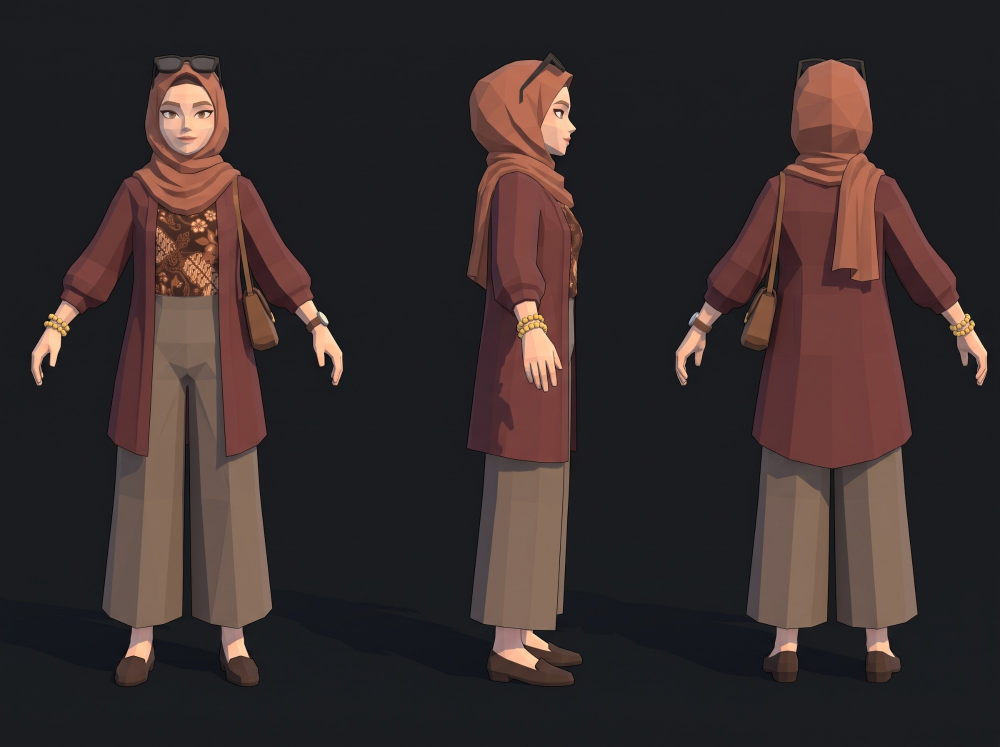
#> input picture assets-src/blender/karakter/sumber/preset/ref-cardigan_hijab.jpg, 2000 x 1493 px (shown at 1/2 size); its folder holds only this picture in this run
$ python skor_rujukan.py out.png
#> lines starting #> are read from the running program, lines starting #| are printed output that depends on the picture; after the words box and inside, x2 and y2 are one past the last pixel; in counts of white or black regions, pixels touching at a corner belong together
### assets-src/blender/karakter/karakter_ref.py
"""
Analisis lembar rujukan karakter (3 tampak berjajar: depan | samping kanan karakter, menghadap kanan | belakang)
untuk alur "rujukan → model": Python sistem (numpy, scipy, PIL); hasilnya dibaca karakter_preset.py di Blender.

Keluaran per lembar (di sebelah gambar):
  <nama>.json  kalibrasi tiap tampak (skala meter/piksel, baris telapak, kolom pusat), sudut & panjang lengan
               A-pose, profil siluet per tinggi (lebar depan, jangkauan depan/belakang samping)
  <nama>-tex.png  lembar dengan latar diisi warna figur terdekat (proyeksi yang meleset beberapa piksel tetap
               mengambil warna baju, bukan latar), diperkecil untuk GPU
Pemakaian: python karakter_ref.py <lembar.jpg> <tinggi_model_m> [--debug out.png]
"""
import json
import math
import sys

import numpy as np
from PIL import Image, ImageDraw
from scipy import ndimage

TEX_W = 1024  # lebar tekstur hasil (tinggi mengikuti rasio lembar)
STRIP = 8     # baris putih di bawah tekstur: UV untuk face berwarna vertex (bagian tanpa rujukan)
BIN = 0.01


def view_mask(rgb):
    """Masker figur: beda warna dari latar (median sudut), komponen terbesar, lubang diisi, tepi dirapikan."""
    h, w, _ = rgb.shape
    corners = np.concatenate([rgb[:30, :30].reshape(-1, 3), rgb[:30, -30:].reshape(-1, 3)])
    bg = np.median(corners, axis=0)
    diff = np.linalg.norm(rgb - bg, axis=2)
    chroma = rgb.max(axis=2) - rgb.min(axis=2)
    bg_chroma = float(bg.max() - bg.min())
    m = (diff > 0.07) | ((chroma - bg_chroma > 0.05) & (diff > 0.03))  # bayangan gelap berwarna ≠ latar abu
    m = ndimage.binary_opening(m, iterations=2)
    m = ndimage.binary_closing(m, iterations=3)
    lab, n = ndimage.label(m)
    if n == 0:
        return m
    sizes = ndimage.sum(m, lab, range(1, n + 1))
    keep = 1 + int(np.argmax(sizes))
    # simpan juga komponen besar lain (kacamata di atas kepala, gelang) yang dekat figur utama
    big = [i + 1 for i, s in enumerate(sizes) if s > 0.002 * sizes.max()]
    m = np.isin(lab, big) if len(big) > 1 else lab == keep
    return ndimage.binary_fill_holes(m)


class View:
    # [8 lines left out: function __init__, not called in this run]

    def row(self, z):
        return int(round(self.bot - z / self.s))

    # [123 lines left out: functions runs, leg_center, central, arm_fit, arm_runs, profiles and 2 more, not called in this run]


# [5 lines that do not run on import are left out]

### assets-src/blender/karakter/skor_rujukan.py
"""
Skor kemiripan model vs lembar rujukan (Python sistem): per tampak, IoU siluet (render skor_render.py vs masker
rujukan) dan selisih warna rata-rata di area irisan (0–255). Juga menulis gambar banding
<out>/banding_<pid>.png (atas: rujukan, tengah: model, bawah: beda siluet merah=hanya rujukan, biru=hanya model).
Pemakaian: python skor_rujukan.py <folder render> [pid ...]
"""
import os
import sys

import numpy as np
from PIL import Image

sys.path.insert(0, os.path.dirname(os.path.abspath(__file__)))
from karakter_ref import view_mask  # noqa: E402

SRC = os.path.join(os.path.dirname(os.path.abspath(__file__)), 'sumber', 'preset')


def score(out, pid):
#> called with out = 'out.png', pid = 'cardigan_hijab'
    ref = np.asarray(Image.open(os.path.join(SRC, f'ref-{pid}.jpg')).convert('RGB')).astype(np.float32) / 255
    w3 = ref.shape[1] // 3
#> w3 = 666
    rows, res = [], {}
    for k, name in enumerate(('front', 'side', 'back')):
        r = ref[:, k * w3:(k + 1) * w3]
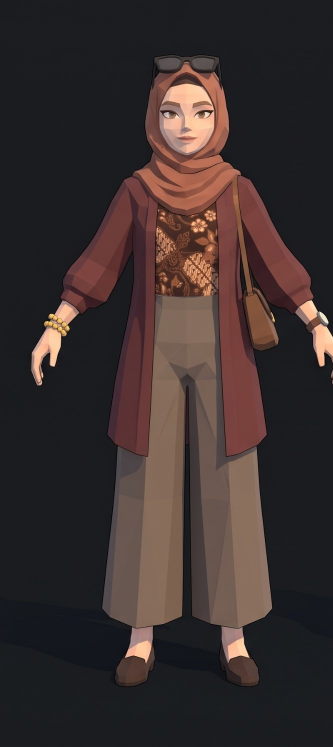
#> r: shape (1493, 666, 3) float32 (shown at 1/2 size); mean R, G, B 0.231, 0.186, 0.183
        rm = view_mask(r)
#> in view_mask, `corners = np.concatenate([rgb[:30, :30].reshape(-1, 3), rgb[:30, -30:]..`: corners = 1800 rows, first 8: [0.106, 0.11, 0.125], [0.106, 0.11, 0.125], [0.106, 0.11, 0.125], [0.102, 0.106, 0.122], [0.102, 0.106, 0.122], [0.106, 0.11, 0.125], [0.106, 0.11, 0.125], [0.106, 0.11, 0.125]
#> in view_mask, `bg = np.median(corners, axis=0)`: bg = [0.11, 0.114, 0.129]
#> in view_mask, `diff = np.linalg.norm(rgb - bg, axis=2)`:
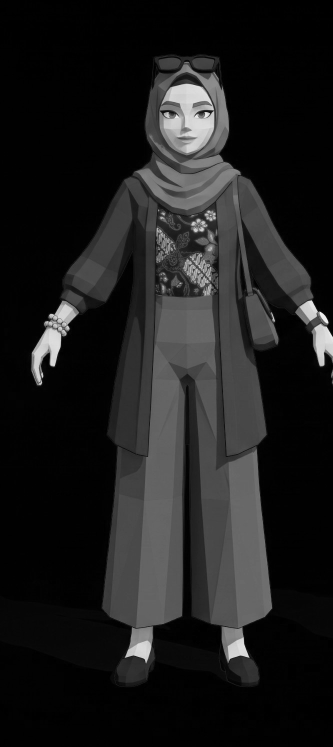
#> diff: shape (1493, 666) float32 (shown at 1/2 size); min 0, max 1.44, mean 0.167; drawn with min black and max white
#> in view_mask, `chroma = rgb.max(axis=2) - rgb.min(axis=2)`:
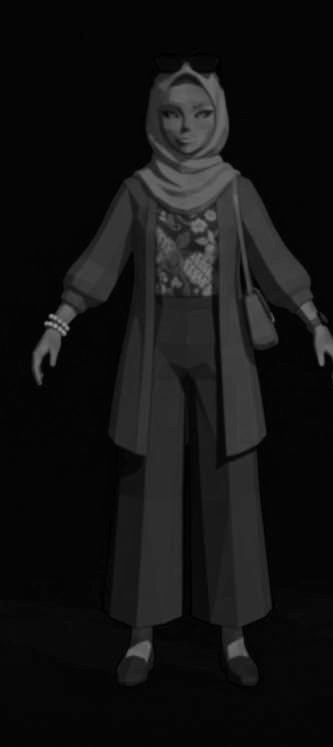
#> chroma: shape (1493, 666) float32 (shown at 1/2 size); min 0, max 0.635, mean 0.0762
#> in view_mask, `bg_chroma = float(bg.max() - bg.min())`: bg_chroma = 0.0196
#> in view_mask, `m = (diff > 0.07) | ((chroma - bg_chroma > 0.05) & (diff > 0.03))`:
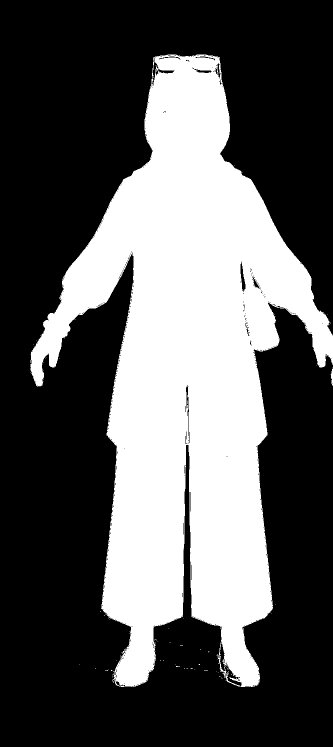
#> m: shape (1493, 666) bool (shown at 1/2 size); 35.3% white; 85 white regions (83 under 20 px), largest, box (x1, y1, x2, y2) and area: (61, 109, 666, 1374) 350457, (661, 738, 666, 772) 100
#> in view_mask, `m = ndimage.binary_opening(m, iterations=2)`:
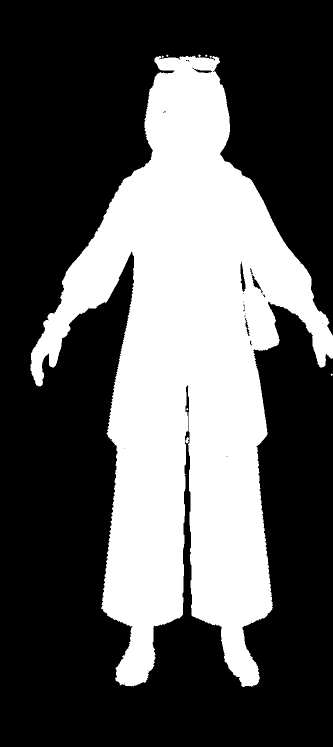
#> m: shape (1493, 666) bool (shown at 1/2 size); 34.9% white; 7 white regions (5 under 20 px), largest, box (x1, y1, x2, y2) and area: (61, 111, 666, 1374) 346652, (371, 874, 378, 887) 59
#> in view_mask, `m = ndimage.binary_closing(m, iterations=3)`:
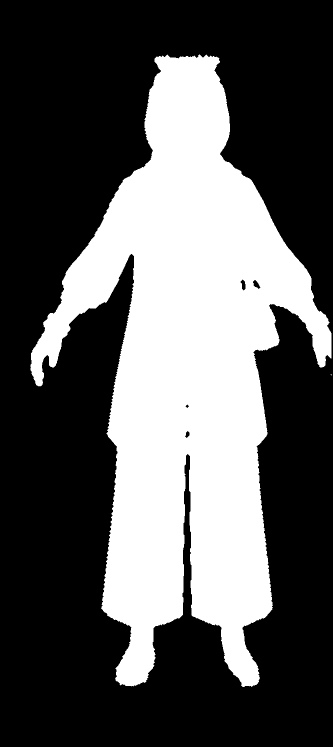
#> m: shape (1493, 666) bool (shown at 1/2 size); 35% white; 2 white regions (1 under 20 px), largest, box (x1, y1, x2, y2) and area: (61, 109, 663, 1374) 348171
#> in view_mask, `lab, n = ndimage.label(m)`:
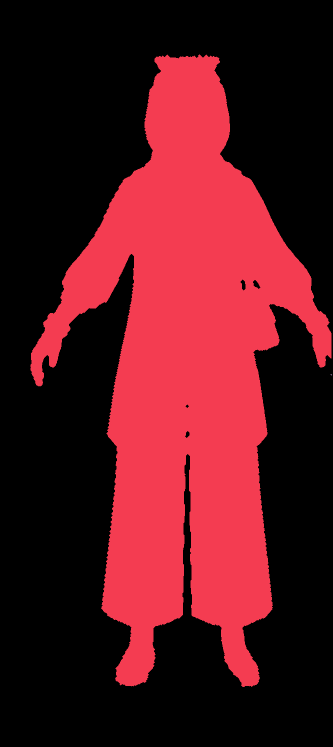
#> lab: shape (1493, 666) int32 (shown at 1/2 size); 3 distinct labels, from 0 to 2; one colour per label, 0 black
#> in view_mask, `lab, n = ndimage.label(m)`: n = 2
#> in view_mask, `sizes = ndimage.sum(m, lab, range(1, n + 1))`: sizes = [348171, 4]
#> in view_mask, `keep = 1 + int(np.argmax(sizes))`: keep = 1
#> in view_mask, `big = [i + 1 for i, s in enumerate(sizes) if s > 0.002 * sizes.max()]`: big = [1]
#> in view_mask, `return ndimage.binary_fill_holes(m)`: returned value: shape (1493, 666) bool; 35.1% white; 1 white region, box (x1, y1, x2, y2) and area: (61, 109, 663, 1374) 348539
#> (the run stopped early here; a loop or call above may not have finished)
